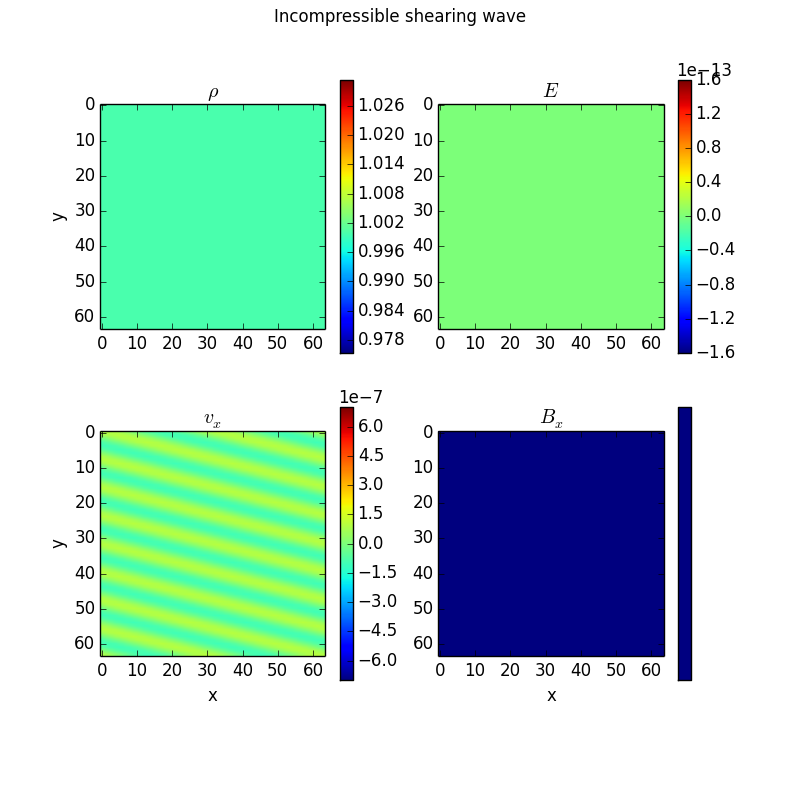
#> input picture utils/test/fig/reference/Incompressible_shearing_x_00.png, 800 x 800 px
$ python -i mri.py   (imports and definitions only)
#> lines starting #> are read from the running program, lines starting #| are printed output that depends on the picture
#===============================================================================
## \file mri.py
# \brief
# \b DUMSES-Hybrid:
# These are functions to compute alpha parameter in MRI simulations
# \author
# Marc Joos <marc.joos@cea.fr>, Sebastien Fromang
# \copyright
# Copyrights 2013-2015, CEA.
# This file is distributed under the CeCILL-A & GNU/GPL licenses, see
# <http://www.cecill.info/licences/Licence_CeCILL_V2.1-en.html> and
# <http://www.gnu.org/licenses/>
# \date
# \b created:          05-13-2015
# \b last \b modified: 05-13-2015

#===============================================================================
import sys
import numpy as np
import pylab as pl
from dumpy import data as dp

bold    = "\033[1m"
reset   = "\033[0;0m"

## Formatter for alpha print in compAlpha
def formatter(x, nbd=2):
    sciexp   = '%e' %x
    realpart = sciexp.split('e')[0]
    exppart  = sciexp.split('e')[1]
    if len(exppart.split('+')) == 1:
        sign    = '-'
        exppart = exppart.split('-')[1]
    else:
        sign    = '+'
        exppart = exppart.split('-')[1]

    if nbd == 1: realpart = '%2.1f' %eval(realpart)
    if nbd == 2: realpart = '%3.2f' %eval(realpart)
    if nbd >= 3: realpart = '%4.3f' %eval(realpart)

    expr = realpart + r'$ \times $10$^{\sf %s%s}$' %(sign, '%d' %eval(exppart))
    return(expr)

## compAlpha function, to compute Alpha out of \c 'history.txt'
# @param data a DumsesHistory object
# @param nb_orbit number of orbits on which to perform the computation
# @param t_orb elapsed time during one orbit (in code unit)
# @param ciso sound speed
# @param plot set to \c True to plot the results
# @param save set to \c True to save the plot in PNG, PDF and EPS formats
## If \c time is not defined, plots are done with respect \c n_hist.
## if \c maxwell, \c reynolds and \c max+rey variables are not defined,
## the computation will fail.
def compAlpha(data, nb_orb=1., t_orb=6283., ciso=1e-3, plot=False \
                  , save=False):
    """compAlpha method, to compute Alpha out of \c 'history.txt'.

    Usage:
      compAlpha(data, [nb_orb, t_orb, ciso, plot])
    With:
      data:     a DumsesHistory object
      nb_orbit: number of orbits on which to perform the computation
      t_orb:    elapsed time during one orbit (in code unit)
      ciso:     sound speed
      plot:     set to True to plot the results
      save:     set to True to save the plot in PNG, PDF and EPS formats
    """
    try:
        assert(isinstance(data, dp.DumsesHistory))
    except AssertionError:
        print("Error: 'data' has to be a DumsesHistory object!")
        sys.exit(42)

    try:
        assert("maxwell" in data.dict)
    except AssertionError:
        print(bold + "Error: " + reset + "'maxwell' is not in 'history.txt'")
    try:
        assert("reynolds" in data.dict)
    except AssertionError:
        print(bold + "Error: " + reset + "'reynolds' is not in 'history.txt'")
    try:
        assert("max+rey" in data.dict)
    except AssertionError:
        print(bold + "Error: " + reset + "'max+rey' is not in 'history.txt'")
    maxwell = data.dict["maxwell"]
    reynolds = data.dict["reynolds"]
    maxnolds = data.dict["max+rey"]

    if "time" in data.dict:
        time = data.dict["time"]
        tmax = time[-1]
        tlim = nb_orb*t_orb
        tn   = pl.find(time >= (tmax-tlim))
        ntn  = tn.size
        xlabel = "time"
    else:
        tmax = data.dict.values()[0].size-1
        time = np.linspace(0, tmax, tmax+1)
        tlim = tmax - nb_orb
        tn   = map(int, np.linspace(tlim, tmax, nb_orb))
        xlabel = r"n$_{\sf hist}$"

    alpha     = np.sum(maxnolds[tn])/ntn/ciso**2
    alpha_max = np.sum(maxwell[tn])/ntn/ciso**2
    alpha_rey = np.sum(reynolds[tn])/ntn/ciso**2
    sigma_alpha = np.sum((maxnolds[tn]/ciso**2-alpha)**2)/ntn
    sigma_alpha_max = np.sum((maxwell[tn]/ciso**2-alpha_max)**2)/ntn
    sigma_alpha_rey = np.sum((reynolds[tn]/ciso**2-alpha_rey)**2)/ntn
    sigma_alpha = np.sqrt(sigma_alpha)
    sigma_alpha_max = np.sqrt(sigma_alpha_max)
    sigma_alpha_rey = np.sqrt(sigma_alpha_rey)
    print("For %d orbits, " %nb_orb + "Alpha = %5.4f" %alpha \
              + ' +/- %3.2e' %sigma_alpha)
    print("           " + "Alpha_Max = %5.4f" %alpha_max \
              + ' +/- %3.2e' %sigma_alpha_max)
    print("           " + "Alpha_Rey = %5.4f" %alpha_rey \
              + ' +/- %3.2e' %sigma_alpha_rey)

    if plot:
        fig = pl.figure(figsize=(8,12))
        # Alpha total
        ax = pl.subplot(311)
        pl.subplots_adjust(bottom=0.15)
        pl.ylabel(r'$\alpha$')
        pl.title(r'$\alpha_{\sf mean}$ = %5.4f' %alpha \
              + r' $\pm$ %s' %formatter(sigma_alpha))
        pl.plot(time/t_orb, maxnolds/ciso**2, color='w')
        x0,x1,y0,y1 = pl.axis()
        vert = [((tmax-tlim)/t_orb,y0)] + [((tmax-tlim)/t_orb,y1)] \
             + [(x1,y1)] + [(x1,y0)]
        poly = pl.Polygon(vert, fill=False, edgecolor='grey', hatch='//')
        ax.add_patch(poly)
        pl.plot(time/t_orb, maxnolds/ciso**2)
        pl.plot(time/t_orb \
              , pl.linspace(alpha,alpha,time.size) \
              , color='k', lw=1.)
        vert = [(min(time), alpha-sigma_alpha)] \
             + [(min(time), alpha+sigma_alpha)] \
             + [(x1, alpha+sigma_alpha)] \
             + [(x1, alpha-sigma_alpha)]
        poly = pl.Polygon(vert, facecolor='lightgrey' \
                              , edgecolor='lightgrey')
        ax.add_patch(poly)
        pl.axis([x0, x1, y0, y1])

        # Alpha Maxwell
        ax = pl.subplot(312)
        pl.subplots_adjust(bottom=0.15)
        pl.ylabel(r'$\alpha_{\sf Maxwell}$')
        pl.title(r'$\alpha_{\sf Maxwell\ mean}$ = %5.4f' %alpha_max \
              + r' $\pm$ %s' %formatter(sigma_alpha_max))
        pl.plot(time/t_orb, maxwell/ciso**2, color='w')
        x0,x1,y0,y1 = pl.axis()
        vert = [((tmax-tlim)/t_orb,y0)] + [((tmax-tlim)/t_orb,y1)] \
             + [(x1,y1)] + [(x1,y0)]
        poly = pl.Polygon(vert, fill=False, edgecolor='grey', hatch='//')
        ax.add_patch(poly)
        pl.plot(time/t_orb, maxwell/ciso**2)
        pl.plot(time/t_orb \
              , pl.linspace(alpha_max,alpha_max,time.size) \
              , color='k', lw=1.)
        vert = [(min(time), alpha_max-sigma_alpha_max)] \
             + [(min(time), alpha_max+sigma_alpha_max)] \
             + [(x1, alpha_max+sigma_alpha_max)] \
             + [(x1, alpha_max-sigma_alpha_max)]
        poly = pl.Polygon(vert, facecolor='lightgrey' \
                              , edgecolor='lightgrey')
        ax.add_patch(poly)
        pl.axis([x0, x1, y0, y1])

        # Alpha Reynolds
        ax = pl.subplot(313)
        pl.subplots_adjust(bottom=0.15)
        pl.xlabel(xlabel)
        pl.ylabel(r'$\alpha_{\sf Reynolds}$')
        pl.title(r'$\alpha_{\sf Reynolds\ mean}$ = %5.4f' %alpha_rey \
              + r' $\pm$ %s' %formatter(sigma_alpha_rey))
        pl.plot(time/t_orb, reynolds/ciso**2, color='w')
        x0,x1,y0,y1 = pl.axis()
        vert = [((tmax-tlim)/t_orb,y0)] + [((tmax-tlim)/t_orb,y1)] \
             + [(x1,y1)] + [(x1,y0)]
        poly = pl.Polygon(vert, fill=False, edgecolor='grey', hatch='//')
        ax.add_patch(poly)
        pl.plot(time/t_orb, reynolds/ciso**2)
        pl.plot(time/t_orb \
              , pl.linspace(alpha_rey,alpha_rey,time.size) \
              , color='k', lw=1.)
        vert = [(min(time), alpha_rey-sigma_alpha_rey)] \
             + [(min(time), alpha_rey+sigma_alpha_rey)] \
             + [(x1, alpha_rey+sigma_alpha_rey)] \
             + [(x1, alpha_rey-sigma_alpha_rey)]
        poly = pl.Polygon(vert, facecolor='lightgrey' \
                              , edgecolor='lightgrey')
        ax.add_patch(poly)
        pl.axis([x0, x1, y0, y1])

        if save:
            for form in ['png', 'pdf', 'eps']:
                namefig = 'alpha.' + form
                pl.savefig(namefig)
            pl.close()
        else:
            pl.show()

>>> import cv2
>>> picture = cv2.imread('../../test/fig/reference/Incompressible_shearing_x_00.png', cv2.IMREAD_GRAYSCALE)
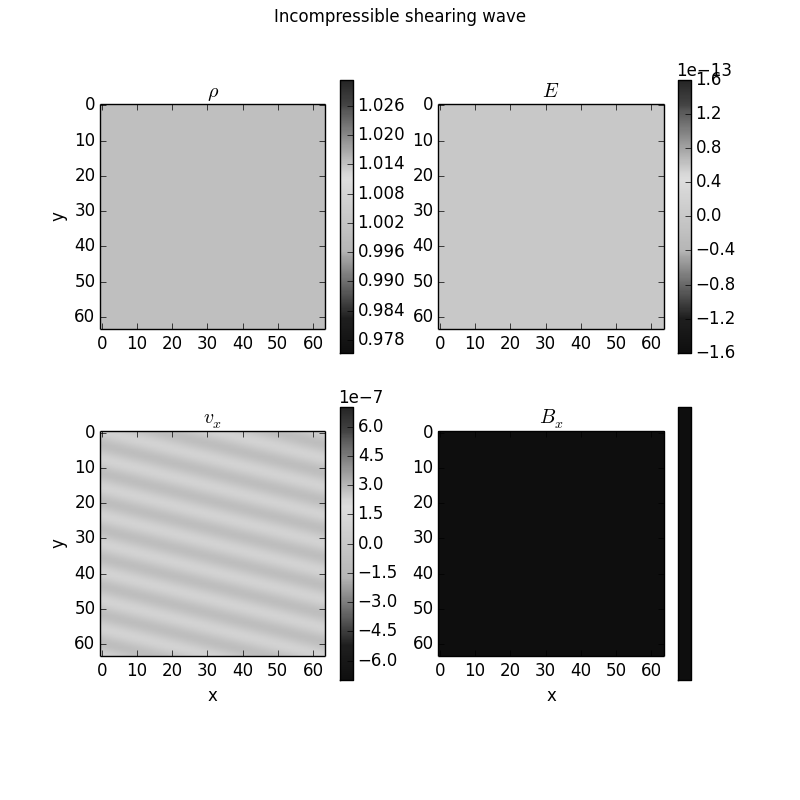
#> picture: shape (800, 800); min 0, max 255, mean 212.3
>>> result = compAlpha(picture)
#> (the run stopped early here; a loop or call above may not have finished)
